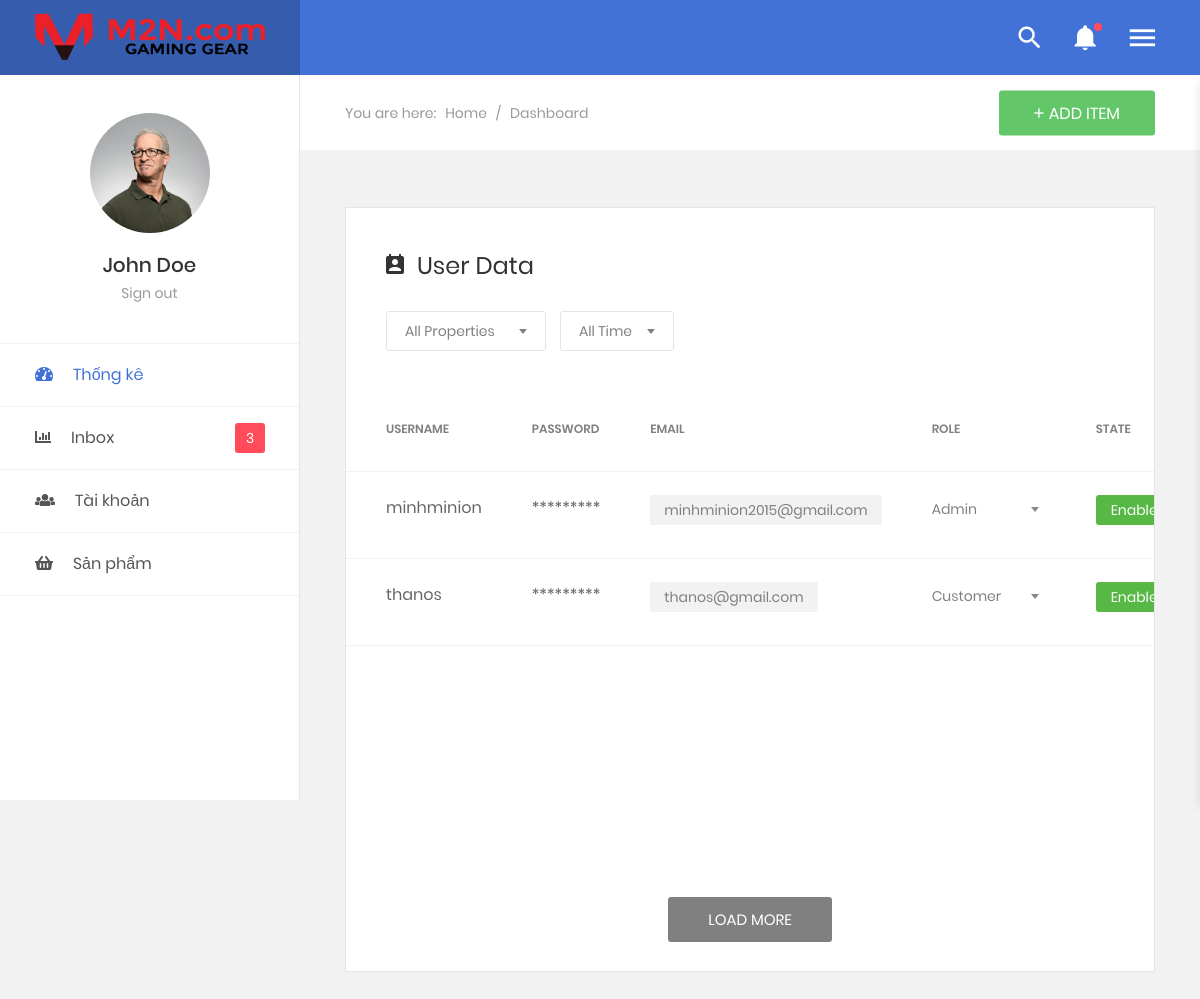
Page /dashboard/userTable.php on the earlier database version.
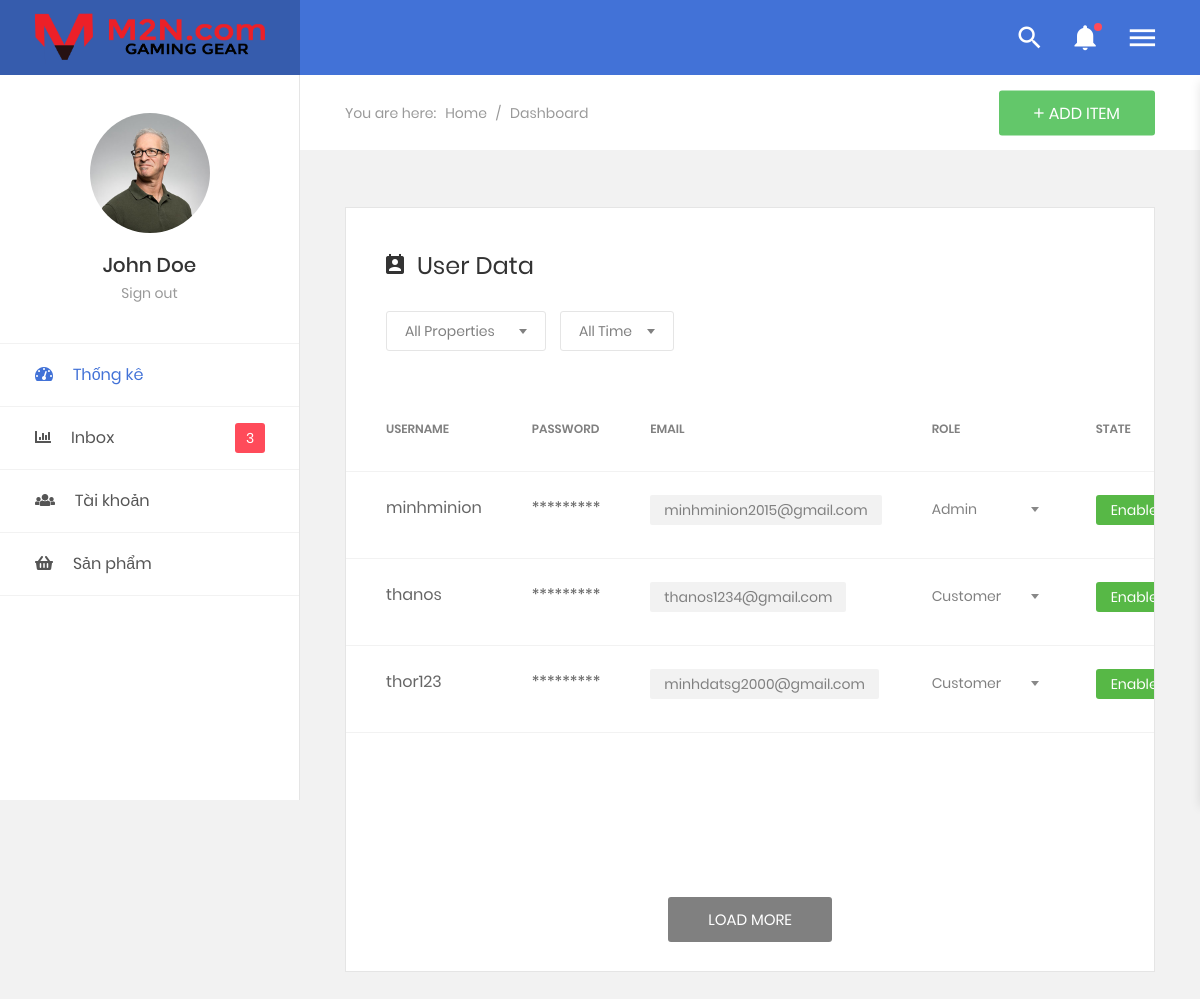
Same page on the later database version.
### tables this page shows
CREATE TABLE `user` (
  `userID` varchar(10) NOT NULL,
  `userName` varchar(10) NOT NULL,
  `userPass` varchar(100) NOT NULL,
  `userAuthentication` varchar(10) NOT NULL,
  `state` tinyint(1) NOT NULL
);

CREATE TABLE `customer` (
  `userID` varchar(10) NOT NULL,
  `firstName` varchar(50) NOT NULL,
  `lastName` varchar(50) NOT NULL,
  `email` varchar(200) NOT NULL
);

### XuLy/conSQL.php (called while the page is built, shortened)
<?php
    class conSQL
    {
        public static function executeQuery($sql)
        {
            include ('dbConfig.inc');
            if (!($connection = mysqli_connect($hostName, $username, $password,$databaseName)))
                die ("couldn't connect to localhost");
            if (!($result = mysqli_query($connection,$sql)))
                showError();
            return $result;
        }
    }
?>

### dashboard/userTable.php (the view, shortened to what the changed rows need)
<!DOCTYPE html>
<html lang="en">
<head>
    <?php include("./model/head_css.php") ?>
</head>
<body class="animsition">
    <div class="page-wrapper">
        <div class="page-container2">
        <section class="statistic">
                <div class="section__content section__content--p30">
                    <div class="container-fluid">
                        <div class="row">
                            <div class="col-lg-12">
                                <div class="user-data m-b-30">
                                    <div class="table-responsive table-data">
                                        <table class="table">
                                            <thead>
                                                <tr>
                                                    <td>username</td>
                                                    <td>password</td>
                                                    <td>email</td>
                                                    <td>role</td>
                                                    <td>state</td>
                                                </tr>
                                            </thead>
                                            <tbody>
                                                <?php
                                                    require("./../XuLy/conSQL.php");
                                                    $sql = "SELECT * FROM user,customer WHERE user.userID = customer.userID";
                                                    $result = conSQL :: executeQuery($sql);
                                                    $output = "";
                                                    while($row = mysqli_fetch_array($result))
                                                    {
                                                        $output .=' <tr id="'.$row['userID'].'-row">
                                                                        <td>
                                                                            '.$row['userName'].'
                                                                        </td>
                                                                        <td>
                                                                            *********
                                                                        </td>
                                                                        <td>
                                                                            <span class="block-email">'.$row['email'].'</span>
                                                                        </td>
                                                                        <td>
                                                                            '.authentication($row['userID'],$row['userAuthentication']).'
                                                                        </td>
                                                                        <td id="'.$row['userID'].'-state">
                                                                            '.state($row["state"]).'
                                                                        </td>
                                                                                <button class="item pass-reset" data-toggle="tooltip" data-placement="top" title=""  userid='.$row['userID'].' data-original-title="Reset pass">
                                                                                </button>
                                                                                '.$row[''].'  '.$row[''].''.$row[''].''.$row[""].'
                                                                                <span id="'.$row['userID'].'-state-btn">
                                                                                        '.stateBtn($row['userID'],$row['state']).'
                                                                                </span>
                                                                    </tr>';
                                                    }
                                                    echo $output;
                                                    function state($state)
                                                    {
                                                        $rs ='<span class="role admin">disable</span>';
                                                        if($state == 1 )
                                                        {
                                                            $rs ='<span class="role member">enable</span>';
                                                        }
                                                        return $rs;
                                                    }
                                                    function authentication($userId,$authen)
                                                    {
                                                        $option = array("Admin","Sale","Customer");
                                                        $rs = '  <div class="rs-select2--trans rs-select2--sm userAuthen" value="2" id="'.$userId.'-authen" userid='.$userId.' >
                                                                    <select class="js-select2" name="property">';
                                                        foreach($option as $key => $s)
                                                        {
                                                            if($key == $authen)
                                                            {
                                                                $rs.='<option value="'.$key.'" selected>'.$s.'</option>';
                                                            }
                                                            else{
                                                                $rs.='<option value="'.$key.'">'.$s.'</option>';
                                                            }
                                                        }
                                                        $rs.=       '</select>
                                                                    <div class="dropDownSelect2"></div>
                                                                </div>';
                                                        return $rs;
                                                    }
                                                    function stateBtn($userId,$state)
                                                    {
                                                        $rs='
                                                            <button class="item block-user" data-toggle="tooltip" data-placement="top" title="" userid='.$userId.' state=1 data-original-title="Bỏ chặn">
                                                                <i class="zmdi zmdi-check"></i>
                                                            </button>';
                                                        if($state == 1)
                                                        {
                                                            $rs='
                                                            <button class="item block-user" data-toggle="tooltip" data-placement="top" title="" userid='.$userId.' state=0 data-original-title="Chặn">
                                                                <i class="zmdi zmdi-block"></i>
                                                            </button>';
                                                        }
                                                        return $rs;
                                                    }
                                                ?>
                                            </tbody>
                                        </table>
                                    </div>
                                </div>
                            </div>
                        </div>
                    </div>
                </div>
            </div>
    </div>
</body>
</html>

Differences in the rows shown:
changed through a linked row, user "thanos": userID.email "thanos@gmail.com" → "thanos1234@gmail.com"
added user: userName "thor123", userID.email "minhdatsg2000@gmail.com", state "Enable"
